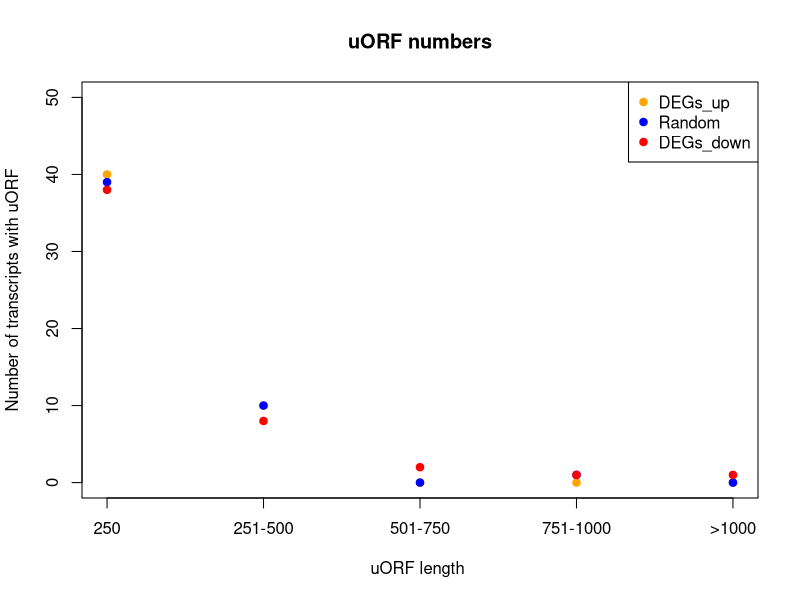

Source code (R):
setwd("~/Project_bioinformatics")
require(ggplot2)
library(RColorBrewer)
library(dplyr)

Metabolite <- read.delim("max_uORF.txt", comment.char = "#")

DEGup <- read.delim("up_uORF.txt", comment.char="#")

select_up<- which(Metabolite$GeneID%in%DEGup$GeneID)
Metabolite_select_up <- Metabolite[select_up,]
Metabolite_select_up$MaxuORF<-as.numeric(Metabolite_select_up$uORF)

Random <- read.delim("random_uORF.txt", comment.char="#")

select<- which(Metabolite$GeneID%in%Random$GeneID)
Metabolite_select_Random <- Metabolite[select,]
Metabolite_select_Random$MaxuORF<-as.numeric(Metabolite_select_Random$uORF)

DEGdown <- read.delim("down_uORF.txt", comment.char="#")

select_down<- which(Metabolite$GeneID%in%DEGdown$GeneID)
Metabolite_select_down <- Metabolite[select_down,]
Metabolite_select_down$MaxuORF<-as.numeric(Metabolite_select_down$uORF)


####  UP

bin_up_250<-subset(Metabolite_select_up,Metabolite_select_up$MaxuORF<=250)
bin_up_251_500<-subset(Metabolite_select_up,Metabolite_select_up$MaxuORF>250&Metabolite_select_up$MaxuORF<=500)
bin_up_501_750<-subset(Metabolite_select_up,Metabolite_select_up$MaxuORF>500&Metabolite_select_up$MaxuORF<=750)
bin_up_751_1000<-subset(Metabolite_select_up,Metabolite_select_up$MaxuORF>750&Metabolite_select_up$MaxuORF<=1000)
bin_up_1000<-subset(Metabolite_select_up,Metabolite_select_up$MaxuORF>1000)

bin_250_random<-subset(Metabolite_select_Random,Metabolite_select_Random$MaxuORF<=250)
bin_251_500_random<-subset(Metabolite_select_Random,Metabolite_select_Random$MaxuORF>250&Metabolite_select_Random$MaxuORF<=500)
bin_501_750_random<-subset(Metabolite_select_Random,Metabolite_select_Random$MaxuORF>500&Metabolite_select_Random$MaxuORF<=750)
bin_751_1000_random<-subset(Metabolite_select_Random,Metabolite_select_Random$MaxuORF>750&Metabolite_select_Random$MaxuORF<=1000)
bin_1000_random<-subset(Metabolite_select_Random,Metabolite_select_Random$MaxuORF>1000)

##DOWN

bin_down_250<-subset(Metabolite_select_down,Metabolite_select_down$MaxuORF<=250)
bin_down_251_500<-subset(Metabolite_select_down,Metabolite_select_down$MaxuORF>250&Metabolite_select_down$MaxuORF<=500)
bin_down_501_750<-subset(Metabolite_select_down,Metabolite_select_down$MaxuORF>500&Metabolite_select_down$MaxuORF<=750)
bin_down_751_1000<-subset(Metabolite_select_down,Metabolite_select_down$MaxuORF>750&Metabolite_select_down$MaxuORF<=1000)
bin_down_1000<-subset(Metabolite_select_down,Metabolite_select_down$MaxuORF>1000)

DEGs_up <- c(nrow(bin_up_250),nrow(bin_up_251_500),nrow(bin_up_501_750),nrow(bin_up_751_1000),nrow(bin_up_1000))
DEGs_up<-as.data.frame(DEGs_up)
Random <- c(nrow(bin_250_random),nrow(bin_251_500_random),nrow(bin_501_750_random),nrow(bin_751_1000_random),nrow(bin_1000_random))
Random <- as.data.frame(Random)

DEGs_down <- c(nrow(bin_down_250),nrow(bin_down_251_500),nrow(bin_down_501_750),nrow(bin_down_751_1000),nrow(bin_down_1000))
DEGs_down<-as.data.frame(DEGs_down)


pdf("uORF_numbers.pdf")
plot(DEGs_up$DEGs_up, col="orange", pch=19,
     main="uORF numbers",
     xlab="uORF length ",
     ylab="Number of transcripts with uORF", xaxt = "n",
     ylim=c(0,50))
axis(side=1, at = c(1, 2, 3, 4, 5),labels=c("250","251-500","501-750","751-1000",">1000"))
points(Random$Random, col="blue", pch=19)
points(DEGs_down$DEGs_down, col="red", pch=19)
legend('topright',legend=c("DEGs_up", "Random","DEGs_down"), pch=c(19, 19), col=c('orange', 'blue', 'red'))
dev.off()